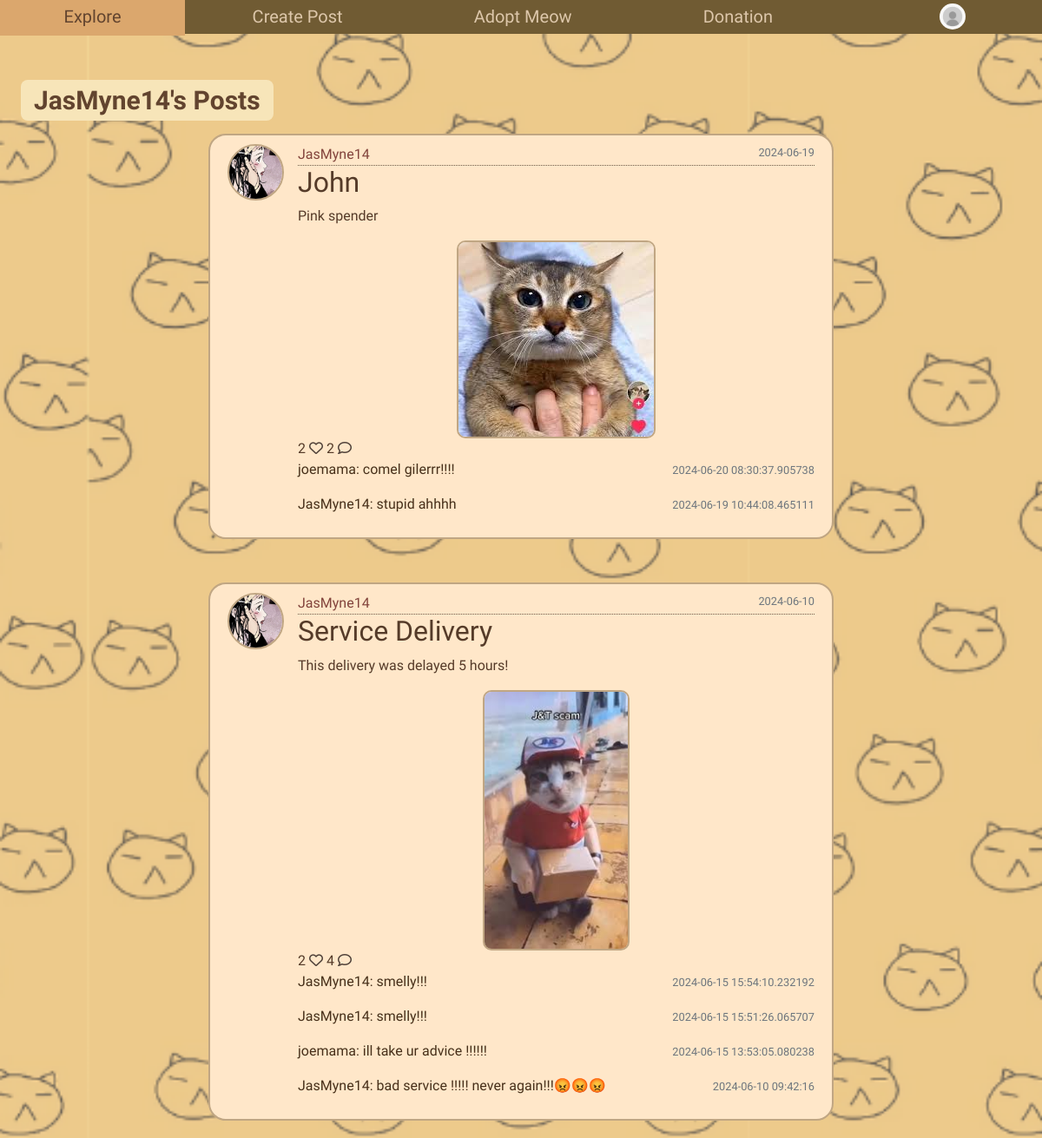
The app's page /otheruser_post/JasMyne14 with its own data.
### home/models.py (models this page shows, shortened)
class User(db.Model, UserMixin):
    id = db.Column(db.Integer, primary_key=True)
    fullname = db.Column(db.String(120), unique=True, nullable=False)
    email = db.Column(db.String(20), unique=True, nullable=False)
    username = db.Column(db.String(120), unique=True, nullable=False)
    password1 = db.Column(db.String(255), nullable=False)
    password2 = db.Column(db.String(255), nullable=False)
    state = db.Column(db.String(120), nullable=False)
    phonenumber = db.Column(db.String(20), unique=True, nullable=False)
    profile_pic = db.Column(db.String(255), nullable=True)
    unread_notification_count = db.Column(db.Integer, default=0)
    posts = db.relationship('Post', backref='author', lazy=True)
    comments = db.relationship('Comment', backref='author', lazy=True)
    likes = db.relationship('Like', backref='author', lazy=True)
    cats = db.relationship('Cat', backref='owner', lazy=True)
    adoption_notification = db.relationship('AdoptionNotification', backref='cat', lazy=True)

class Post(db.Model):
    id = db.Column(db.Integer, primary_key = True)
    title = db.Column(db.String(255), nullable =False)
    content = db.Column(db.Text, nullable=False)
    date = db.Column(db.DateTime(timezone=True), nullable=False, default=datetime.utcnow)
    user_id = db.Column(db.Integer, db.ForeignKey('user.id'), nullable=False)
    file = db.Column(db.String(255), nullable=True)
    comments = db.relationship('Comment', backref='post', lazy=True, cascade="all, delete-orphan")
    likes = db.relationship('Like', backref='post', lazy=True, cascade="all, delete-orphan")

class Comment(db.Model):
    id = db.Column(db.Integer, primary_key = True)
    text = db.Column(db.String(200), nullable=False)
    date = db.Column(db.DateTime(timezone=True), nullable=False, default=datetime.utcnow)
    user_id = db.Column(db.Integer, db.ForeignKey('user.id', ondelete='CASCADE'), nullable=False)
    post_id = db.Column(db.Integer, db.ForeignKey('post.id'), nullable=False)

### home/views.py (the view)
@views.route('/otheruser_post/<username>')
def otheruser_post(username):
    profile_pic= url_for('static', filename='default.jpg')
    if current_user.is_authenticated and current_user.profile_pic is not None:
        profile_pic = url_for('static', filename='profile_pics/' + current_user.profile_pic)
    user = User.query.filter_by(username=username).first_or_404()
    form = CommentForm()
    posts = Post.query.filter_by(author=user).order_by(desc(Post.date)).all()
    comments = Comment.query.all()
    return render_template('otheruser_post.html', posts=posts, form=form, comments=comments, profile_pic=profile_pic, user=user)

### home/templates/otheruser_post.html (shortened to what this page needs)
<!DOCTYPE html>
<html>
<head>
  <link rel="stylesheet" href="https://maxcdn.bootstrapcdn.com/bootstrap/4.0.0/css/bootstrap.min.css">
  <link rel='stylesheet' type='text/css' media='screen' href="{{url_for('static',filename='main.css')}}">
  <div class="navigation">
    <div class="topnav">
      <a href="/mainpage">Explore</a>
      <a href="/createpost">Create Post</a>
      <a href="/adoptmeow">Adopt Meow</a>
      <a href="/donation">Donation</a>
    </div>
    <div class="dropdown">
      <button class="dropbtn">
        <img src="{{ profile_pic }}" class="profilepic">
      </button>
    </div>
  </div>
</head>
<body class="post-page">
    <br />
    <div class="mypost-content">
        <p class="profileheader">{{ user.username }}'s Posts</p>
    </div>
    <div class="post-content">
        {% for post in posts %}
        <article class="media content-section">
            {% if post.author.profile_pic %}
            <img class="rounded-circle article-img" src="{{ url_for('static', filename='profile_pics/' + post.author.profile_pic) }}">
            {% else %}
            <img class="rounded-circle article-img" src="{{ url_for('static', filename='default.jpg') }}">
            {% endif %}
            <div class="media-body">
                <div class="article-metadata">
                    <a class="mr-2" href="#">{{ post.author.username }}</a>
                    <small class="text-muted">{{ post.date.strftime('%Y-%m-%d') }}</small>
                </div>
                <h2><a class="article-title" href="{{ url_for('views.post', post_id=post.id) }}">{{ post.title }}</a></h2>
                <p class="article-content">{{ post.content }}</p>
                <div class="post-image">
                    {% if post.file %}
                    <img src="{{ post.file }}" alt="uploaded image">
                    {% endif %}
                </div>
                <div class="icons-btn">
                    {{ post.likes|length }}
                    {% if current_user in post.likes|map(attribute="author")|list %}
                    <a id="likeButton" href="/like-post/{{post.id}}"><i class="fa-sharp fa-solid fa-paw" style="color: #e0709b;"></i></a>
                    {% else %}
                    <a href="/like-post/{{post.id}}"><i class="fa-regular fa-heart" style="color: #4f4139;"></i></a>
                    {% endif %}
                    <span>
                    {{ post.comments|length }}
                    <a href="/{{ post.id }}"><i class="far fa-comment" style="color: #4f4139;"></i></a>
                </div>
                <div class="text-body">
                    <div id="comments-{{ post.id }}">
                        <div id="comments-expanded-{{ post.id }}">
                            {% for comment in post.comments[-5:]|reverse %}
                            <div class="d-flex justify-content-between align-item-center">
                                <div>
                                    <p>{{ comment.author.username }}: {{ comment.text }}</p>
                                </div>
                                <div>
                                    <small class="text-muted">{{ comment.date }}</small>
                                </div>
                            </div>
                            {% endfor %}
                        </div>
                    </div>
                </div>
            </div>
        </article>
        {% endfor %}
    </div>
</body>
</html>

### home/static/main.css (style rules this page uses)
body { margin: 0; padding: 0; overflow-x: hidden; background-color: #ffdc9c; margin-top: 9%; font-family: 'Short Stack'; }
.navigation { display: flex; justify-content: space-between; align-items: center; padding: 0px; position: fixed; top: 0px; width: 100%; background-color: #705b33; z-index: 1; width: 100%; }
.topnav { background-color: #705b33; flex-grow: 1; color: #f9e4c5; }
.topnav a { text-align: center; padding: 10px 7.4%; text-decoration: none; font-size: 20px; color:#ddc7ab; }
.topnav::after { content: ""; display: table; clear: both; }
.dropdown { position: relative; background-color: #705b33; }
.dropbtn { display: flex; align-items: center; background-color: #705b33; color: rgb(255, 209, 216); padding: 2.1% 80px; font-size: 20px; border: none; cursor: pointer; text-decoration: none; }
.profileheader { color: #62442f; font-size: 30px; padding: 1px 15px; position: absolute; z-index: 0; top: 7%; left: 2%; font-weight: bold; background-color: #f7e5b9; border-radius: 8px; }
.content-section { background: #ffe7c9; padding: 10px 20px; border: 2px solid #c0a683; border-radius: 20px; margin-top: 50px; margin-bottom: 20px; margin-left: 20%; margin-right: 20%; }
.article-title { color: #553b29; }
.article-content { white-space: pre-line; }
.article-img { height: 65px; width: 65px; margin-right: 16px; }
.article-metadata a { color:#82443c; padding-bottom: 1px; margin-bottom: 4px; }
.article-metadata { border-bottom: 1px dotted #6c5a47 }
.rounded-circle { border: #c0a683 solid 2px; }
.post-image img { border: #c0a683 solid 2px; border-radius: 10px; }
.post-image { display:flex; align-items: center; justify-content: center; }
.article-metadata small { float:right; color:#47301a; }
.text-body, .card-body a { color:#47301a; }
.post-page { background-image: url('photos/catbg6.png'); background-size: cover; background-position: center; background-attachment: fixed; margin: 0; padding-top: 80px; color: #553b29; }
.post-image img { max-width: 500px; max-height: 300px; }
.profilepic { width: 30px; height: 30px; border-radius: 50%; margin-right: 8px; margin-left: 8px; }

### records on screen
User: username "JasMyne14"
Post: profile_pic (picture), author.username "JasMyne14", date "2024-06-19", title "John", content "Pink spender", file (picture), likes|length "2", comments|length "2"
Comment: author.username "joemama", text "comel gilerrr!!!!", date "2024-06-20 08:30:37.905738"
Comment: author.username "JasMyne14", text "stupid ahhhh", date "2024-06-19 10:44:08.465111"
Post: profile_pic (picture), author.username "JasMyne14", date "2024-06-10", title "Service Delivery", content "This delivery was delayed 5 hours!", file (picture), likes|length "2", comments|length "4"
Comment: author.username "JasMyne14", text "smelly!!!", date "2024-06-15 15:54:10.232192"
Comment: author.username "JasMyne14", text "smelly!!!", date "2024-06-15 15:51:26.065707"
Comment: author.username "joemama", text "ill take ur advice !!!!!!", date "2024-06-15 13:53:05.080238"
Comment: author.username "JasMyne14", text "bad service !!!!! never again!!!😡😡😡", date "2024-06-10 09:42:16"
